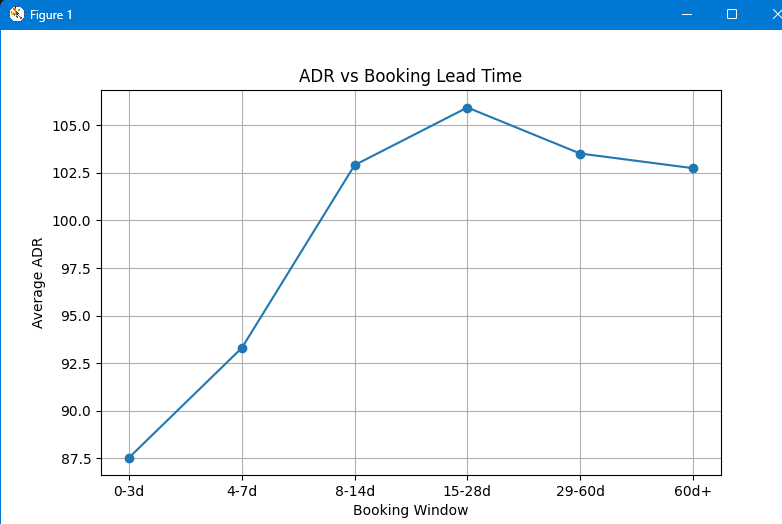

The script that drew this image:
import pandas as pd
import matplotlib.pyplot as plt

# 📂 Load dataset
file_path = r"C:\Users\HP\Music\new project\#3 — STR  CoStar\hotel_bookings.csv"
df = pd.read_csv(file_path)

# -------------------------------
# 🧹 DATA PREP
# -------------------------------

# Remove cancelled bookings (IMPORTANT)
df = df[df['is_canceled'] == 0]

# -------------------------------
# 🧮 CREATE LEAD TIME BUCKETS
# -------------------------------

def lead_category(days):
    if days <= 3:
        return "0-3d"
    elif days <= 7:
        return "4-7d"
    elif days <= 14:
        return "8-14d"
    elif days <= 28:
        return "15-28d"
    elif days <= 60:
        return "29-60d"
    else:
        return "60d+"

df['lead_bucket'] = df['lead_time'].apply(lead_category)

# -------------------------------
# 📊 AGGREGATION
# -------------------------------

lead_analysis = df.groupby('lead_bucket')['adr'].mean().reset_index()

# Sort in correct order
order = ["0-3d", "4-7d", "8-14d", "15-28d", "29-60d", "60d+"]
lead_analysis['lead_bucket'] = pd.Categorical(lead_analysis['lead_bucket'], categories=order, ordered=True)
lead_analysis = lead_analysis.sort_values('lead_bucket')

print(lead_analysis)

# -------------------------------
# 📈 LINE CHART
# -------------------------------

plt.figure(figsize=(8,5))

plt.plot(lead_analysis['lead_bucket'], lead_analysis['adr'], marker='o')

plt.title("ADR vs Booking Lead Time")
plt.xlabel("Booking Window")
plt.ylabel("Average ADR")

plt.grid()
plt.show()
